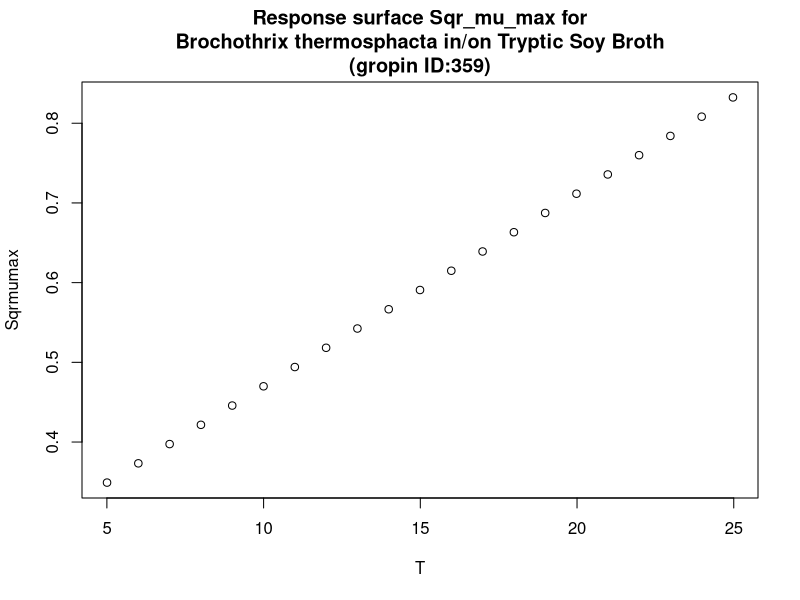

Recreate this plot in R.
#############################
# start of Parameter script
#############################
T <- seq(5.005,24.975024975025,length.out=21)
#############################
# end of Parameter script
#############################
############################# 
# start of Model script Gropin ID 359 
#############################
 
# constant coefficients for this model
 
variables <- data.frame(T)
argumentsPar <- unique.data.frame(expand.grid(variables))
 
# heart of the model
response_surface <- function(T) {
   mumax <-0.0242*T+0.228

	return(mumax=mumax)
} 

# output parameters
responseSurface <- cbind(argumentsPar,response_surface(argumentsPar['T']))
colnames(responseSurface) <- c(colnames(argumentsPar),'Sqrmumax')
#############################
# End of Model script
#############################
############################# 
# start of Visualisation script Gropin ID 359 
#############################
titleText <-'Response surface Sqr_mu_max for
Brochothrix thermosphacta in/on Tryptic Soy Broth
(gropin ID:359)'
plot(T,responseSurface$'Sqrmumax',xlab='T',
                          ylab='Sqrmumax',main=titleText)
#############################
# End of Visualisation script
#############################
